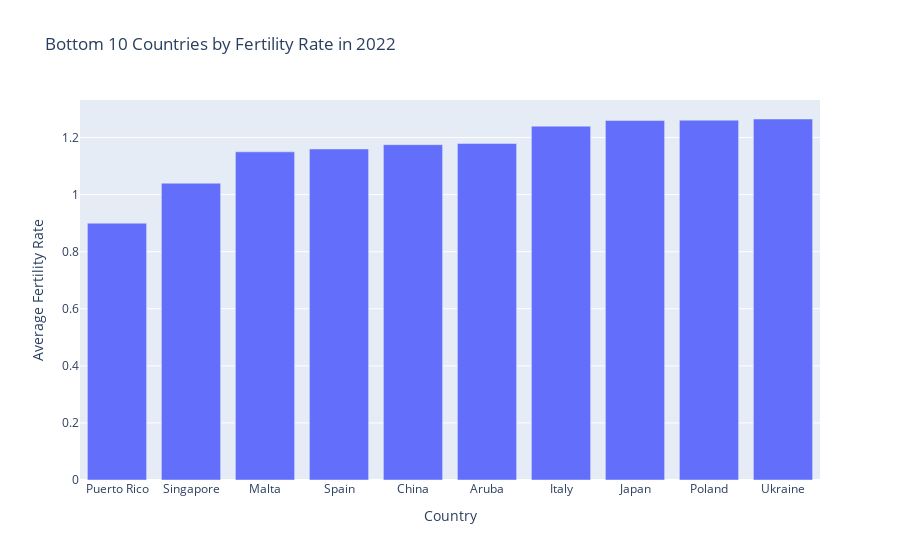

Here is the notebook cell this chart was saved with:
### Code cell
# Filter out rows with null or 0 fertility rate before grouping
df_filtered_2022 = df_2022[df_2022['Fertility Rate'] > 0]  # Filter for values greater than 0

# Bottom 10 countries by fertility rate (2022)
df_bottom10 = df_filtered_2022.groupby('Country Name')['Fertility Rate'].mean().sort_values(ascending=True).head(10).reset_index()

# Bar chart for bottom 10 Fertility Rates (2022)
fig = px.bar(df_bottom10, x='Country Name', y='Fertility Rate', 
             labels={'Fertility Rate':'Average Fertility Rate', 'Country Name':'Country'},
             title='Bottom 10 Countries by Fertility Rate in 2022')

fig.show()

### Figure 1 — Plotly figure (JSON) as saved in the notebook; plotly's stock layout.template omitted (floating-point values rounded to 4 significant figures)
{"data": [{"alignmentgroup": "True", "hovertemplate": "Country=%{x}<br>Average Fertility Rate=%{y}<extra></extra>", "legendgroup": "", "marker": {"color": "#636efa", "pattern": {"shape": ""}}, "name": "", "offsetgroup": "", "orientation": "v", "showlegend": false, "textposition": "auto", "type": "bar", "x": ["Puerto Rico", "Singapore", "Malta", "Spain", "China", "Aruba", "Italy", "Japan", "Poland", "Ukraine"], "xaxis": "x", "y": [0.9, 1.04, 1.15, 1.16, 1.175, 1.179, 1.24, 1.26, 1.261, 1.265], "yaxis": "y"}], "layout": {"barmode": "relative", "legend": {"tracegroupgap": 0}, "title": {"text": "Bottom 10 Countries by Fertility Rate in 2022"}, "xaxis": {"anchor": "y", "domain": [0, 1], "title": {"text": "Country"}}, "yaxis": {"anchor": "x", "domain": [0, 1], "title": {"text": "Average Fertility Rate"}}}}
